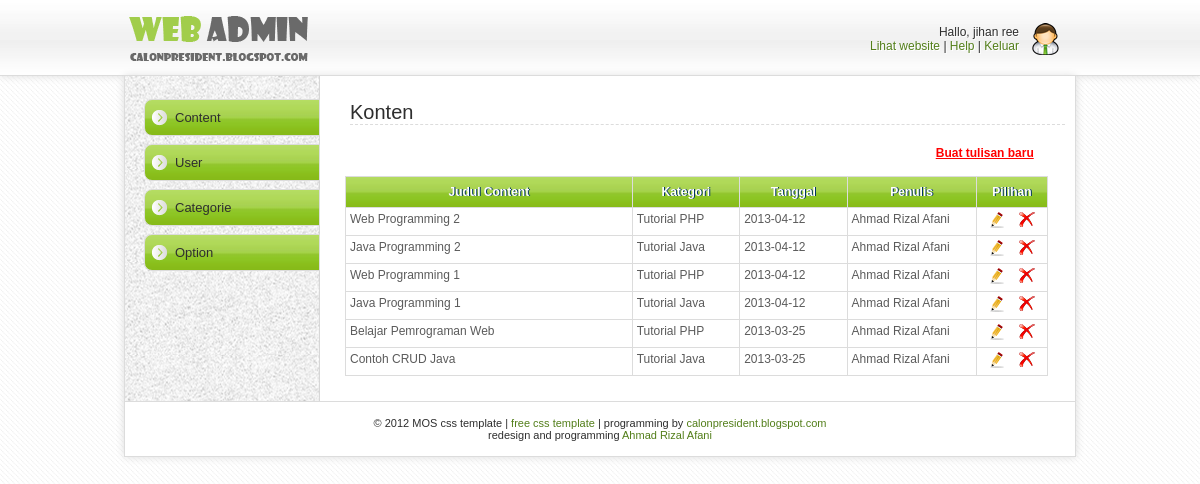
Screenshot of /index.php (signed in) with the database file from the repository.
### tables this page shows
CREATE TABLE `content` (
  `kode_content` int(5) NOT NULL AUTO_INCREMENT,
  `judul_content` varchar(50) DEFAULT 'kosong',
  `kode_kategori` int(5) DEFAULT NULL,
  `tanggal` datetime DEFAULT NULL,
  `penulis` varchar(30) DEFAULT NULL,
  `content` text NOT NULL,
  `keyword` text NOT NULL,
  `deskripsi` text NOT NULL,
  PRIMARY KEY (`kode_content`)
);

CREATE TABLE `kategori` (
  `kode_kategori` int(5) NOT NULL AUTO_INCREMENT,
  `judul_kategori` varchar(30) DEFAULT NULL,
  PRIMARY KEY (`kode_kategori`)
);

### function.php (called while the page is built, shortened)
<?php
	function to_array($data){
		$result = array();
		while($hasil = mysql_fetch_array($data)){
			$result[] = $hasil;
		}
		return $result;
	}
	function get_content($where = ""){
		$data = mysql_query("select content.*,kategori.judul_kategori from content inner join kategori on content.kode_kategori = kategori.kode_kategori $where order by content.kode_content desc;") or die ("query error");
		return to_array($data);
	}
?>

### content.php (the view, shortened to what this page needs)
<div id="rightContent">
	<h3>Konten</h3>
    	<div style="width:95%; background:#0066CC;">
        	<h4 style="float:right;">
            	<a href="index.php?page=write" style="color:#FF0000; text-decoration:underline;">Buat tulisan baru</a>
           	</h4>
        </div>
		<table class="data">
			<tr class="data">
				<th class="data" width="40%;">Judul Content</th>
				<th class="data" width="15%;">Kategori</th>
				<th class="data" width="15%;">Tanggal</th>
				<th class="data" width="18%;">Penulis</th>
				<th class="data" width="10%">Pilihan</th>
			</tr>
            <?php foreach(get_content() as $content){ ?>
			<tr class="data">
				<td class="data" width="30px"><?php echo $content["judul_content"]; ?></td>
				<td class="data"><?php echo $content["judul_kategori"]; ?></td>
				<td class="data"><?php
					$temp = explode(' ',$content["tanggal"]);
					 echo $temp[0];
				?></td>
				<td class="data"><?php echo $content["penulis"]; ?></td>
				<td class="data" width="75px">
				<center>
				<a href="index.php?page=write&action=edit&kode=<?php echo $content["kode_content"]; ?>"><img src="images/edit.png"></a>&nbsp;&nbsp;&nbsp;
				<a href="content_manager.php?action=delete&kode=<?php echo $content["kode_content"]; ?>" title="Edit <?php echo $content["judul_content"]; ?>" title="Hapus <?php echo $content["judul_content"]; ?>" onclick="return confirm('yakin hapus data ini ?')"><img src="images/delete.png"></a>
				</center>
				</td>
			</tr>
            <?php } ?>
		</table>
	</div>

### css/style.css (style rules this page uses)
body { background: url(../images/latar.jpg); margin: 0; padding: 0; font-family: Arial; font-size: 12px; color: #2e2e2e; text-align: center; }
img { border: none; }
a { color: #527e19; text-decoration: none; }
table { border:none;font-size: 12px; }
td { border:none; padding: 5px; }
table.data { border: 1px solid #dcdcdc; margin: 10px 0px 20px 0px; width: 97%; border-collapse: collapse;font-size: 12px; }
th.data { padding: 8px 4px 8px 4px;border: 1px solid #dcdcdc; background: url(../images/green.jpg)repeat left center;text-shadow: 1px 0px #003362;color: #fff }
td.data { padding: 4px; border: 1px solid #dcdcdc;color: #5b5b5b;vertical-align: top; }
tr.data { background: #fff }
#rightContent { width: 725px; padding: 5px; float: right; border-left: 0px solid #dcdcdc; text-align: left; background: #fff; }
#rightContent h3 { font-size: 20px; font-weight: normal; padding: 0; margin: 5px; border-bottom: 1px dashed #dcdcdc; }

### rows the page displays
content: judul_content "Web Programming 2", kode_kategori.judul_kategori "Tutorial PHP", tanggal "2013-04-12", penulis "Ahmad Rizal Afani"
content: judul_content "Java Programming 2", kode_kategori.judul_kategori "Tutorial Java", tanggal "2013-04-12", penulis "Ahmad Rizal Afani"
content: judul_content "Web Programming 1", kode_kategori.judul_kategori "Tutorial PHP", tanggal "2013-04-12", penulis "Ahmad Rizal Afani"
content: judul_content "Java Programming 1", kode_kategori.judul_kategori "Tutorial Java", tanggal "2013-04-12", penulis "Ahmad Rizal Afani"
content: judul_content "Belajar Pemrograman Web", kode_kategori.judul_kategori "Tutorial PHP", tanggal "2013-03-25", penulis "Ahmad Rizal Afani"
content: judul_content "Contoh CRUD Java", kode_kategori.judul_kategori "Tutorial Java", tanggal "2013-03-25", penulis "Ahmad Rizal Afani"

### other values shown
$_SESSION['user']['nama_lengkap'] "jihan ree"
